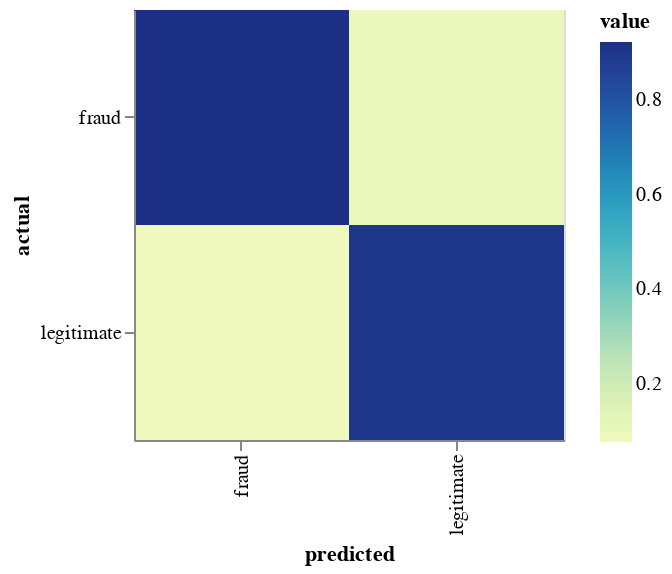

Notebook cell for this chart:
### Markdown cell above
The report shows that the model is performing okay, but is much better at identifying legitimate transactions than fraudulent ones. 

We can visualise the accuracy of classifications in a binary confusion matrix.

### Code cell
from mlworkflows import plot
df, chart = plot.binary_confusion_matrix(test["label"], predictions)
chart

### Figure 1 — Vega-Lite specification as saved in the notebook (floating-point values rounded to 4 significant figures)
{"config": {"view": {"continuousWidth": 400, "continuousHeight": 300}}, "data": {"name": "data-25d663b7415ade2ca5e623f296f30d6d"}, "mark": "rect", "encoding": {"color": {"type": "quantitative", "field": "value"}, "tooltip": [{"type": "quantitative", "field": "raw_count"}], "x": {"type": "ordinal", "field": "predicted"}, "y": {"type": "ordinal", "field": "actual"}}, "height": 215, "width": 215, "$schema": "https://vega.github.io/schema/vega-lite/v4.8.1.json", "datasets": {"data-25d663b7415ade2ca5e623f296f30d6d": [{"predicted": "fraud", "actual": "fraud", "raw_count": 10539, "value": 0.9225}, {"predicted": "fraud", "actual": "legitimate", "raw_count": 885, "value": 0.07747}, {"predicted": "legitimate", "actual": "fraud", "raw_count": 58896, "value": 0.09599}, {"predicted": "legitimate", "actual": "legitimate", "raw_count": 554680, "value": 0.904}]}}
